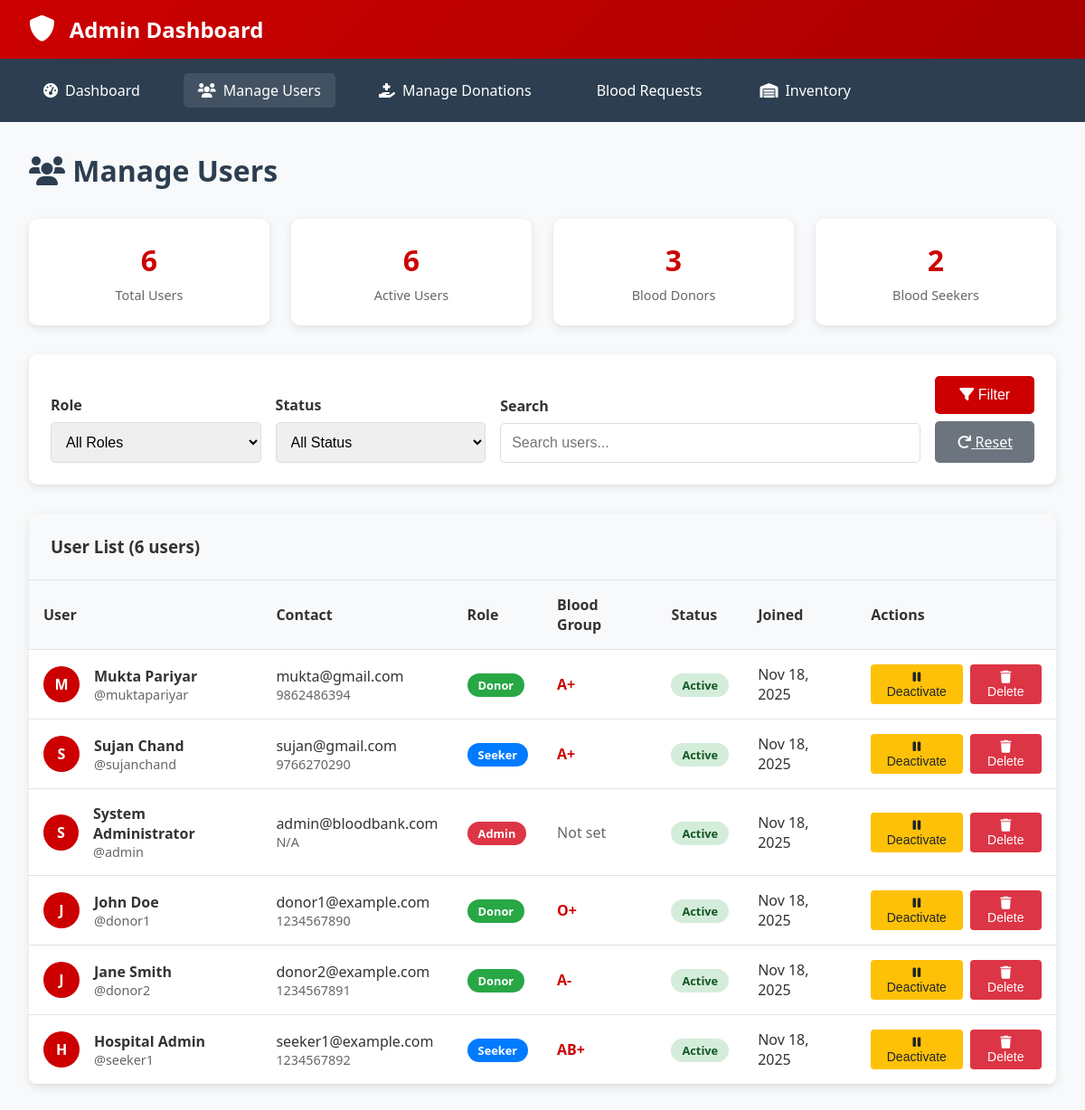
Page /admin/manage_users.php on the committed database.
### tables this page shows
CREATE TABLE `users` (
  `id` int(11) NOT NULL,
  `username` varchar(50) NOT NULL,
  `email` varchar(100) NOT NULL,
  `password` varchar(255) NOT NULL,
  `role` enum('admin','donor','seeker') NOT NULL,
  `full_name` varchar(100) NOT NULL,
  `blood_group` enum('A+','A-','B+','B-','AB+','AB-','O+','O-') DEFAULT NULL,
  `date_of_birth` date DEFAULT NULL,
  `phone` varchar(15) DEFAULT NULL,
  `address` text DEFAULT NULL,
  `status` enum('active','inactive') DEFAULT 'active',
  `created_at` timestamp NOT NULL DEFAULT current_timestamp()
);

### admin/manage_users.php (the view, shortened to what this page needs)
<?php
$database = new Database();
$db = $database->getConnection();
$search = $_GET['search'] ?? '';
$query = "SELECT * FROM users WHERE 1=1";
$params = [];
$query .= " ORDER BY created_at DESC";
$stmt = $db->prepare($query);
$stmt->execute($params);
$users = $stmt->fetchAll(PDO::FETCH_ASSOC);
?>
<!DOCTYPE html>
<html lang="en">
<head>
    <link rel="stylesheet" href="https://cdnjs.cloudflare.com/ajax/libs/font-awesome/6.0.0/css/all.min.css">
</head>
<body>
    <header class="admin-header">
        <nav class="admin-nav">
            <div class="admin-brand">
                <i class="fas fa-shield-alt"></i>
                <h1>Admin Dashboard</h1>
            </div>
        </nav>
    </header>
    <nav class="admin-menu">
        <div class="menu-container">
            <div class="menu-links">
                <a href="dashboard.php"><i class="fas fa-tachometer-alt"></i> Dashboard</a>
                <a href="manage_users.php" class="active"><i class="fas fa-users"></i> Manage Users</a>
                <a href="manage_donations.php"><i class="fas fa-hand-holding-medical"></i> Manage Donations</a>
                <a href="manage_blood_requests.php"><i class="fas fa-blood"></i> Blood Requests</a>
                <a href="blood_inventory.php"><i class="fas fa-warehouse"></i> Inventory</a>
            </div>
        </div>
    </nav>
    <div class="admin-container">
        <div class="page-header">
            <h1 class="page-title"><i class="fas fa-users"></i> Manage Users</h1>
        </div>
        <div class="stats-grid">
            <?php
            $total_users = count($users);
            $active_users = array_filter($users, fn($user) => $user['status'] == 'active');
            $donors = array_filter($users, fn($user) => $user['role'] == 'donor');
            $seekers = array_filter($users, fn($user) => $user['role'] == 'seeker');
            ?>
            <div class="stat-card">
                <div class="stat-number"><?php echo $total_users; ?></div>
                <div class="stat-label">Total Users</div>
            </div>
            <div class="stat-card">
                <div class="stat-number"><?php echo count($active_users); ?></div>
                <div class="stat-label">Active Users</div>
            </div>
            <div class="stat-card">
                <div class="stat-number"><?php echo count($donors); ?></div>
                <div class="stat-label">Blood Donors</div>
            </div>
            <div class="stat-card">
                <div class="stat-number"><?php echo count($seekers); ?></div>
                <div class="stat-label">Blood Seekers</div>
            </div>
        </div>
        <div class="filters-card">
            <form method="GET" class="filter-form">
                <div class="form-group">
                    <label>Role</label>
                    <select name="role">
                        <option value="">All Roles</option>
                    </select>
                </div>
                <div class="form-group">
                    <label>Status</label>
                    <select name="status">
                        <option value="">All Status</option>
                    </select>
                </div>
                <div class="form-group">
                    <label>Search</label>
                    <input type="text" name="search" placeholder="Search users..." value="<?php echo htmlspecialchars($search); ?>">
                </div>
                <div class="form-group">
                    <button type="submit" class="btn btn-primary">
                        <i class="fas fa-filter"></i> Filter
                    </button>
                    <a href="manage_users.php" class="btn btn-secondary" style="margin-top: 0.5rem;">
                        <i class="fas fa-redo"></i> Reset
                    </a>
                </div>
            </form>
        </div>
        <div class="users-table">
            <div class="table-header">
                <h3>User List (<?php echo count($users); ?> users)</h3>
            </div>
            <div class="table-container">
                <?php if (count($users) > 0): ?>
                    <table>
                        <thead>
                            <tr>
                                <th>User</th>
                                <th>Contact</th>
                                <th>Role</th>
                                <th>Blood Group</th>
                                <th>Status</th>
                                <th>Joined</th>
                                <th>Actions</th>
                            </tr>
                        </thead>
                        <tbody>
                            <?php foreach ($users as $user): ?>
                                <tr>
                                    <td>
                                        <div style="display: flex; align-items: center; gap: 1rem;">
                                            <div class="user-avatar">
                                                <?php echo strtoupper(substr($user['full_name'], 0, 1)); ?>
                                            </div>
                                            <div>
                                                <div style="font-weight: 600;"><?php echo htmlspecialchars($user['full_name']); ?></div>
                                                <div style="color: #666; font-size: 0.9rem;">@<?php echo htmlspecialchars($user['username']); ?></div>
                                            </div>
                                        </div>
                                    </td>
                                    <td>
                                        <div><?php echo htmlspecialchars($user['email']); ?></div>
                                        <div style="color: #666; font-size: 0.9rem;"><?php echo htmlspecialchars($user['phone'] ?? 'N/A'); ?></div>
                                    </td>
                                    <td>
                                        <span class="role-badge role-<?php echo $user['role']; ?>">
                                            <?php echo ucfirst($user['role']); ?>
                                        </span>
                                    </td>
                                    <td>
                                        <?php if ($user['blood_group']): ?>
                                            <span style="font-weight: bold; color: #c00;"><?php echo $user['blood_group']; ?></span>
                                        <?php else: ?>
                                            <span style="color: #666;">Not set</span>
                                        <?php endif; ?>
                                    </td>
                                    <td>
                                        <span class="status-badge status-<?php echo $user['status']; ?>">
                                            <?php echo ucfirst($user['status']); ?>
                                        </span>
                                    </td>
                                    <td>
                                        <?php echo date('M j, Y', strtotime($user['created_at'])); ?>
                                    </td>
                                    <td>
                                        <div class="action-buttons">
                                            <?php if ($user['status'] == 'active'): ?>
                                                <form method="POST" style="display: inline;">
                                                    <button type="submit" class="btn btn-warning btn-sm" onclick="return confirm('Deactivate this user?')">
                                                        <i class="fas fa-pause"></i> Deactivate
                                                    </button>
                                                </form>
                                            <?php endif; ?>
                                            <form method="POST" style="display: inline;">
                                                <button type="submit" class="btn btn-danger btn-sm" onclick="return confirm('Delete this user permanently?')">
                                                    <i class="fas fa-trash"></i> Delete
                                                </button>
                                            </form>
                                        </div>
                                    </td>
                                </tr>
                            <?php endforeach; ?>
                        </tbody>
                    </table>
                <?php endif; ?>
            </div>
        </div>
    </div>
</body>
</html>

### admin/manage_users.php (style rules this page uses)
* { margin: 0; padding: 0; box-sizing: border-box; }
body { font-family: 'Segoe UI', Tahoma, Geneva, Verdana, sans-serif; background: #f8f9fa; color: #333; }
.admin-header { background: linear-gradient(135deg, #c00 0%, #a00 100%); color: white; padding: 1rem 0; box-shadow: 0 2px 10px rgba(0,0,0,0.1); }
.admin-nav { display: flex; justify-content: space-between; align-items: center; max-width: 1400px; margin: 0 auto; padding: 0 2rem; }
.admin-brand { display: flex; align-items: center; gap: 1rem; }
.admin-brand i { font-size: 1.8rem; }
.admin-brand h1 { font-size: 1.5rem; font-weight: 700; }
.admin-menu { background: #2c3e50; padding: 1rem 0; }
.menu-container { max-width: 1400px; margin: 0 auto; padding: 0 2rem; }
.menu-links { display: flex; gap: 2rem; }
.menu-links a { color: white; text-decoration: none; padding: 0.5rem 1rem; border-radius: 5px; transition: background 0.3s; display: flex; align-items: center; gap: 0.5rem; }
.menu-links a:hover, .menu-links a.active { background: rgba(255,255,255,0.1); }
.admin-container { max-width: 1400px; margin: 2rem auto; padding: 0 2rem; }
.page-header { display: flex; justify-content: between; align-items: center; margin-bottom: 2rem; }
.page-title { color: #2c3e50; }
.stats-grid { display: grid; grid-template-columns: repeat(auto-fit, minmax(200px, 1fr)); gap: 1.5rem; margin-bottom: 2rem; }
.stat-card { background: white; padding: 1.5rem; border-radius: 10px; box-shadow: 0 3px 10px rgba(0,0,0,0.1); text-align: center; }
.stat-number { font-size: 2rem; font-weight: bold; color: #c00; margin-bottom: 0.5rem; }
.stat-label { color: #666; font-size: 0.9rem; }
.filters-card { background: white; padding: 1.5rem; border-radius: 10px; box-shadow: 0 3px 10px rgba(0,0,0,0.1); margin-bottom: 2rem; }
.filter-form { display: grid; grid-template-columns: 1fr 1fr 2fr auto; gap: 1rem; align-items: end; }
.form-group { display: flex; flex-direction: column; }
.form-group label { margin-bottom: 0.5rem; font-weight: 600; color: #333; }
.form-group select, .form-group input { padding: 0.75rem; border: 1px solid #ddd; border-radius: 5px; font-size: 1rem; }
.btn { padding: 0.75rem 1.5rem; border: none; border-radius: 5px; cursor: pointer; font-size: 1rem; transition: all 0.3s; }
.btn-primary { background: #c00; color: white; }
.btn-secondary { background: #6c757d; color: white; }
.users-table { background: white; border-radius: 10px; box-shadow: 0 3px 10px rgba(0,0,0,0.1); overflow: hidden; }
.table-header { background: #f8f9fa; padding: 1.5rem; border-bottom: 1px solid #dee2e6; }
.table-container { overflow-x: auto; }
table { width: 100%; border-collapse: collapse; }
th, td { padding: 1rem; text-align: left; border-bottom: 1px solid #dee2e6; }
th { background: #f8f9fa; font-weight: 600; color: #333; }
.user-avatar { width: 40px; height: 40px; background: #c00; border-radius: 50%; display: flex; align-items: center; justify-content: center; color: white; font-weight: bold; }
.status-badge { padding: 0.25rem 0.75rem; border-radius: 15px; font-size: 0.8rem; font-weight: 600; }
.status-active { background: #d4edda; color: #155724; }
.role-badge { padding: 0.25rem 0.75rem; border-radius: 15px; font-size: 0.8rem; font-weight: 600; }
.role-admin { background: #dc3545; color: white; }
.role-donor { background: #28a745; color: white; }
.role-seeker { background: #007bff; color: white; }
.action-buttons { display: flex; gap: 0.5rem; }
.btn-sm { padding: 0.375rem 0.75rem; font-size: 0.875rem; border-radius: 0.25rem; }
.btn-warning { background: #ffc107; color: #212529; }
.btn-danger { background: #dc3545; color: white; }

### rows in the picture
users: full_name "M", full_name "Mukta Pariyar", username "muktapariyar", email "mukta@gmail.com", phone "9862486394", role "Donor", blood_group "A+", status "Active", created_at "Nov 18, 2025"
users: full_name "S", full_name "Sujan Chand", username "sujanchand", email "sujan@gmail.com", phone "9766270290", role "Seeker", blood_group "A+", status "Active", created_at "Nov 18, 2025"
users: full_name "S", full_name "System Administrator", username "admin", email "admin@bloodbank.com", phone "N/A", role "Admin", shows "Not set", status "Active", created_at "Nov 18, 2025"
users: full_name "J", full_name "John Doe", username "donor1", email "donor1@example.com", phone "1234567890", role "Donor", blood_group "O+", status "Active", created_at "Nov 18, 2025"
users: full_name "J", full_name "Jane Smith", username "donor2", email "donor2@example.com", phone "1234567891", role "Donor", blood_group "A-", status "Active", created_at "Nov 18, 2025"
users: full_name "H", full_name "Hospital Admin", username "seeker1", email "seeker1@example.com", phone "1234567892", role "Seeker", blood_group "AB+", status "Active", created_at "Nov 18, 2025"

### other values in the picture
$total_users "6"
count($active_users) "6"
count($donors) "3"
count($seekers) "2"
count($users) "6"
